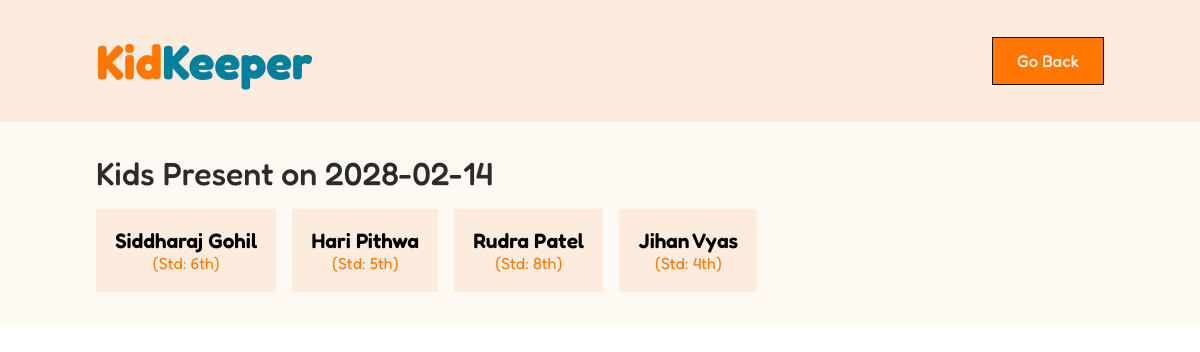
The page /view-attendance/2028-02-14/ on the database its author committed.
### core/models.py (models this page shows, shortened)
class Attendance(models.Model):
    kid = models.ForeignKey(Kid, on_delete=models.CASCADE)
    date = models.DateField()
    is_present = models.BooleanField(default=False)

class Kid(models.Model):
    kid_name = models.CharField(max_length=100)
    father_name = models.CharField(max_length=100)
    surename = models.CharField(max_length=100)
    standard = models.CharField(max_length=20)
    birthdate = models.DateField()
    mobile_number = models.CharField(max_length=15)

### core/views.py (the view)
def attendance_by_date(request, date):
    records = Attendance.objects.filter(date=date, is_present=True).select_related(
        "kid"
    )
    return render(
        request, "day.html", {"date": date, "records": records}
    )

### templates/day.html (shortened to what this page needs)
{% load static %}
<!DOCTYPE html>
<html lang="en">
  <head>
    <link rel="stylesheet" href="{% static 'styles/style.css' %}" />
  </head>
  <body>
    <nav>
      <div class="logo"><span>Kid</span>Keeper</div>
      <div class="btns">
        <a href="{% url 'view_attendance' %}">
          <button class="btn orange-btn">Go Back</button></a
        >
      </div>
    </nav>
    <div class="container">
      <div class="title">Kids Present on {{date}}</div>
      <div class="dates">
        {% for r in records %}
        <div class="dateBox">
          <div class="dateText">{{ r.kid.kid_name }} {{ r.kid.surename }}</div>
          <span> (Std: {{ r.kid.standard }}) </span>
        </div>
        {% endfor %}
      </div>
    </div>
  </body>
</html>

### static/styles/style.css (style rules this page uses)
* { margin: 0; padding: 0; box-sizing: border-box; font-family: "Fredoka"; user-select: none; }
body { width: 100%; height: 100vh; }
nav { width: 100%; padding: 2rem 6rem; background-color: #fcecdd; display: flex; align-items: center; justify-content: space-between; }
.btns { display: flex; align-items: center; justify-content: center; gap: 1rem; transition: 0.5s; }
.btn { font-size: 1.05rem; padding: 0.8rem 1.5rem; border: 1px solid #111; cursor: pointer; font-weight: 500; width: max-content; }
.orange-btn { color: #fcecdd; background-color: #ff7601; }
.container { padding: 2rem 6rem; background-color: #fff9f4; width: 100%; }
.title { font-size: 2em; width: max-content; font-weight: 500; color: #2b2b2b; }
a { text-decoration: none; }
.dates { display: flex; align-items: center; justify-content: start; gap: 1rem; margin-top: 1rem; }
.dateText { font-size: 1.3rem; font-weight: 600; }

### rows shown on the page
Attendance: kid.kid_name "Siddharaj", kid.surename "Gohil", kid.standard "6th"
Attendance: kid.kid_name "Hari", kid.surename "Pithwa", kid.standard "5th"
Attendance: kid.kid_name "Rudra", kid.surename "Patel", kid.standard "8th"
Attendance: kid.kid_name "Jihan", kid.surename "Vyas", kid.standard "4th"

### other values the page prints
{{ date }} "2028-02-14"
